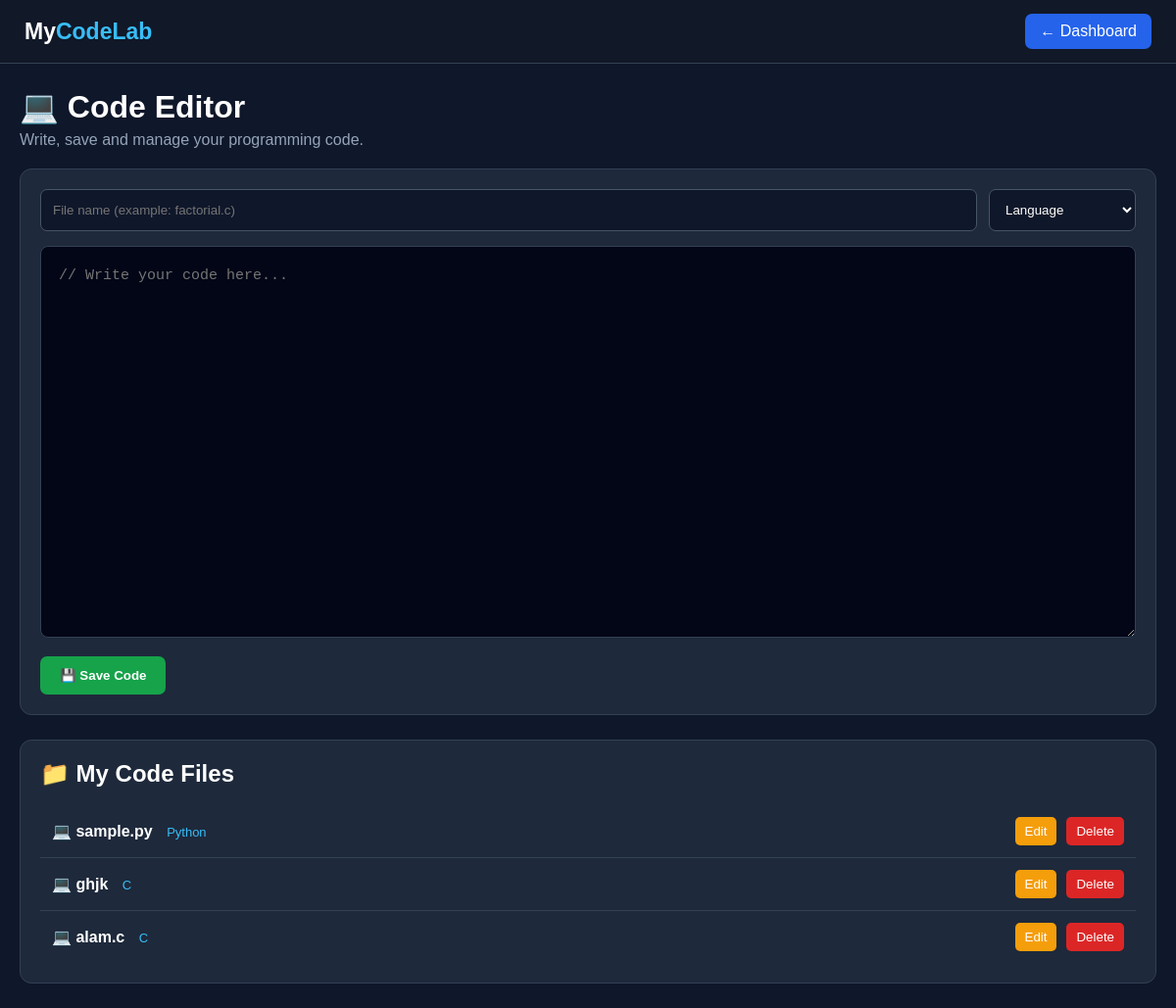
Page /editor on the committed database.
### tables this page shows
CREATE TABLE code_files (
            id INTEGER PRIMARY KEY AUTOINCREMENT,
            filename TEXT NOT NULL,
            language TEXT NOT NULL,
            code TEXT NOT NULL
        );

### app.py (the view)
@app.route("/editor")
def editor():
    conn = get_db()
    code_files = conn.execute(
        "SELECT * FROM code_files ORDER BY id DESC"
    ).fetchall()
    conn.close()
    return render_template(
        "editor.html",
        code_files=code_files
    )

### app.py (called while the page is built)
def get_db():
    db_path = app.config.get("DATABASE", DATABASE)
    conn = sqlite3.connect(db_path)
    conn.row_factory = sqlite3.Row
    return conn

### templates/editor.html (shortened to what this page needs)
<!DOCTYPE html>
<html lang="en">
<head>
</head>
<body>
<div class="navbar">
    <div class="logo">
        My<span>CodeLab</span>
    </div>
    <a href="/" class="back">
        ← Dashboard
    </a>
</div>
<div class="container">
    <div class="title">
        <h1>💻 Code Editor</h1>
        <p>
            Write, save and manage your programming code.
        </p>
    </div>
    <div class="editor-box">
        <form action="/save-code" method="POST">
            <div class="controls">
                <input
                    type="text"
                    name="filename"
                    placeholder="File name (example: factorial.c)"
                    required
                >
                <select name="language" required>
                    <option value="">
                        Language
                    </option>
                </select>
            </div>
            <textarea
                name="code"
                placeholder="// Write your code here..."
                required
            ></textarea>
            <button class="save" type="submit">
                💾 Save Code
            </button>
        </form>
    </div>
    <div class="files">
        <h2>📁 My Code Files</h2>
        <br>
        {% if code_files %}
            {% for file in code_files %}
            <div class="file">
                <div>
                    💻 <strong>
                        {{ file["filename"] }}
                    </strong>
                    <span class="tag">
                        {{ file["language"] }}
                    </span>
                </div>
                <div style="display:flex; gap:10px; align-items:center;">
                    <a href="/edit-code/{{ file['id'] }}">
                        <button type="button" class="edit" style="background:#f59e0b; padding:7px 10px; border-radius:5px; color:white; border:none; cursor:pointer;">
                            Edit
                        </button>
                    </a>
                    <a href="/delete-code/{{ file['id'] }}">
                        <button type="button" class="delete">
                            Delete
                        </button>
                    </a>
                </div>
            </div>
            {% endfor %}
        {% else %}
            <p style="color:#94a3b8;">
                No code files saved yet.
            </p>
        {% endif %}
    </div>
</div>
</body>
</html>

### templates/editor.html (style rules this page uses)
* { box-sizing: border-box; margin: 0; padding: 0; font-family: Arial, sans-serif; }
body { background: #0f172a; color: white; }
.navbar { height: 65px; background: #111827; display: flex; align-items: center; justify-content: space-between; padding: 0 25px; border-bottom: 1px solid #334155; }
.logo { font-size: 23px; font-weight: bold; }
.logo span { color: #38bdf8; }
.back { color: white; text-decoration: none; background: #2563eb; padding: 9px 15px; border-radius: 7px; }
.container { max-width: 1200px; margin: 25px auto; padding: 0 20px; }
.title { margin-bottom: 20px; }
.title h1 { margin-bottom: 6px; }
.title p { color: #94a3b8; }
.editor-box { background: #1e293b; border: 1px solid #334155; border-radius: 12px; padding: 20px; }
.controls { display: flex; gap: 12px; margin-bottom: 15px; }
input, select { padding: 12px; border-radius: 7px; border: 1px solid #475569; background: #0f172a; color: white; }
input { flex: 1; }
select { width: 150px; }
textarea { width: 100%; height: 400px; resize: vertical; padding: 18px; background: #020617; color: #e2e8f0; border: 1px solid #334155; border-radius: 8px; font-family: Consolas, monospace; font-size: 15px; line-height: 1.6; outline: none; }
.save { margin-top: 15px; padding: 12px 20px; border: none; border-radius: 7px; background: #16a34a; color: white; font-weight: bold; cursor: pointer; }
.files { margin-top: 25px; background: #1e293b; padding: 20px; border-radius: 12px; border: 1px solid #334155; }
.file { display: flex; justify-content: space-between; align-items: center; padding: 12px; border-bottom: 1px solid #334155; }
.file:last-child { border-bottom: none; }
.delete { background: #dc2626; color: white; border: none; padding: 7px 10px; border-radius: 5px; cursor: pointer; }
.tag { color: #38bdf8; margin-left: 10px; font-size: 13px; }

### rows in the picture
code_files: filename "sample.py", language "Python"
code_files: filename "ghjk", language "C"
code_files: filename "alam.c", language "C"
